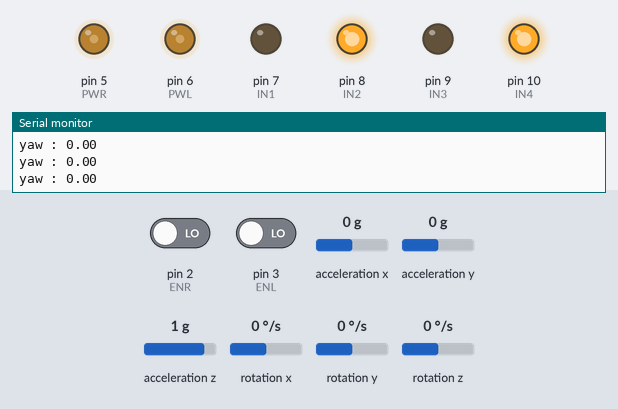
A sketch run on a simulated Arduino Uno, built with avr-gcc and run on an emulated ATmega328P. On the bench: output pins drawn as LEDs (lit = HIGH), the last lines printed to the serial monitor. Inputs (shaded band) come from the test bench; at power-on: rotation z 0 °/s, pin 2 (ENR) LOW, pin 3 (ENL) LOW, acceleration x 0 g, acceleration y 0 g, acceleration z 1 g, rotation x 0 °/s, rotation y 0 °/s.

Above: at 3.2 s.
3.3 s: rotation z set to 100 °/s
At 4.5 s:
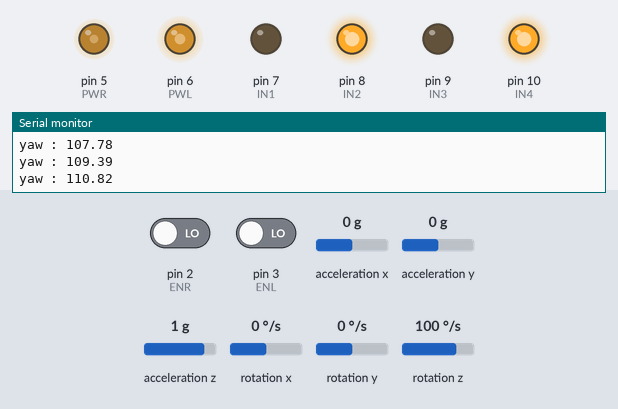
4.8 s: rotation z set to -45 °/s
7.8 s: rotation z set to -53 °/s
At 9.0 s:
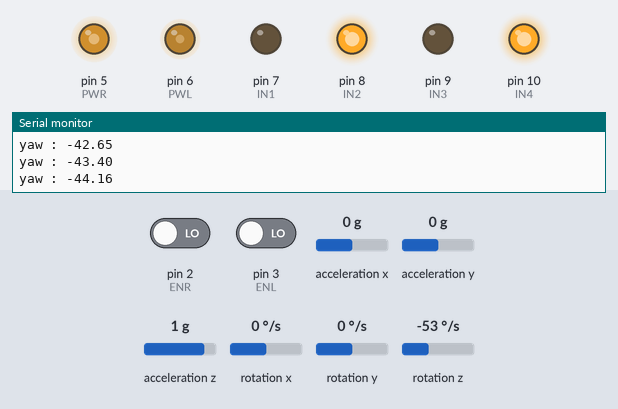
9.5 s: rotation z set to 23 °/s
12.5 s: rotation z set to 28 °/s
14.2 s: rotation z set to -12 °/s
17.2 s: rotation z set to -15 °/s
Timing chart, 0 to 20.2 s (numbered marks = the images above; inputs shaded):
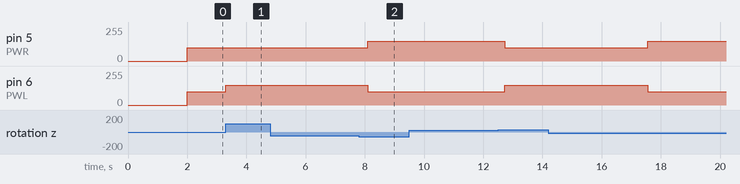

The sketch:

phase1.ino
```cpp
int Count=0;
double err1=0;
double err2=0;
// Including Libraries:
#include <Wire.h>
#include <MPU6050_light.h>

// IMU:
MPU6050 mpu(Wire);

// H-Bridge Pins
#define   PWR 5
#define   PWL 6
#define   IN1 7
#define   IN2 8
#define   IN3 9
#define   IN4 10

//encoders
#define ENR 2
#define ENL 3

void readEncoder_R();
void readEncoder_L();
void IMU();
unsigned long timer = 0;
float angle=0;
int pos_R;
int pos_L;

void setup()
{
  Serial.begin(9600);

  pinMode(ENR,INPUT);
  attachInterrupt(digitalPinToInterrupt(ENR),readEncoder_R,RISING);

  pinMode(ENL,INPUT);
  attachInterrupt(digitalPinToInterrupt(ENL),readEncoder_L,RISING);

  pinMode(PWR,OUTPUT);
  pinMode(PWL,OUTPUT);
  pinMode(IN1,OUTPUT);
  pinMode(IN2,OUTPUT);
  pinMode(IN3,OUTPUT);
  pinMode(IN4,OUTPUT);

  digitalWrite(IN1,LOW);
  digitalWrite(IN2,HIGH);
  digitalWrite(IN3,LOW);
  digitalWrite(IN4,HIGH);

  Wire.begin();
  byte status = mpu.begin();
  Serial.print(F("MPU6050 status: "));
  Serial.println(status);
  while(status!=0){ } // stop everything if could not connect to MPU6050

  Serial.println(F("Calculating offsets, do not move MPU6050"));
  delay(1000);
  // mpu.upsideDownMounting = true; // uncomment this line if the MPU6050 is mounted upside-down
  mpu.calcOffsets(); // gyro and accelero
  Serial.println("Done!\n");

  Straight();
  IMU();

}

void loop()
{
  //Serial.println(pos_L);
  IMU();
  if ((-err1 <angle) && (angle < err1)) //Error Margin
  {
    Straight();
    //Serial.println("Straight");
  }
  else if (angle > err2)  //correct right error
  {
    correction (100,150);
    //Serial.println("RIGHT");
  }
  else if (angle <-err2)  //correction error left
  {
    correction (150,100);
    //Serial.println("LEFT");
  }
  else if((pos_L>=1000))
  {
     //manover("S");
digitalWrite(IN1,LOW);
  digitalWrite(IN2,HIGH);
  digitalWrite(IN3,LOW);
  digitalWrite(IN4,HIGH);
    analogWrite(PWL,0);
    analogWrite(PWR,0);
     Serial.println("here");
  }

}
void readEncoder_R()
{
    pos_R++;
}

void readEncoder_L()
{
    pos_L++;
}

void IMU()
{

   mpu.update();

  if((millis()-timer)>10)
  {
	  Serial.print("yaw : ");
    angle = double(mpu.getAngleZ());
  	Serial.println(angle);
	  timer = millis();
   }
}
void Straight()
{
  digitalWrite(IN1,LOW);
  digitalWrite(IN2,HIGH);
  digitalWrite(IN3,LOW);
  digitalWrite(IN4,HIGH);
  analogWrite(PWR,100);
  analogWrite(PWL,100);
}
void correction (int pwmR,int pwmL)
{
    digitalWrite(IN1,LOW);
    digitalWrite(IN2,HIGH);
    digitalWrite(IN3,LOW);
    digitalWrite(IN4,HIGH);
    analogWrite(PWR,pwmR);
    analogWrite(PWL,pwmL);
}
```

Measured:
- the behaviour switches between -49 and -50 °/s on rotation z (found by bisection; images 1 and 2)
- after the input at 3.3 s, pin 6 (PWL): 100/255 → 150/255 at once
